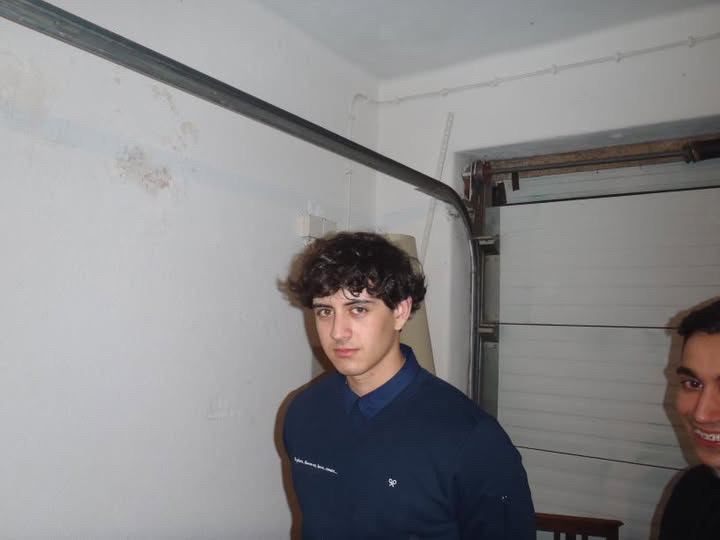
#> input picture imgs/gui1.jpeg, 720 x 540 px, found by its file name
$ python pixalize_pictures.py
#> lines starting #> are read from the running program, lines starting #| are printed output that depends on the picture
#> further down, image is the input picture: shape (540, 720, 3); mean B, G, R 137.3, 135.8, 137
import cv2
import numpy as np

def pixelize_image(image, pixel_size=10, color_tint=(50, 50, 0)):
	# pixalizar a imagem
#> called with pixel_size = 10, color_tint = (50, 50, 0)
	pixelized_image = cv2.resize(
		cv2.resize(image, (image.shape[1] // pixel_size, image.shape[0] // pixel_size)),
		(image.shape[1], image.shape[0]),
		interpolation=cv2.INTER_NEAREST
	)
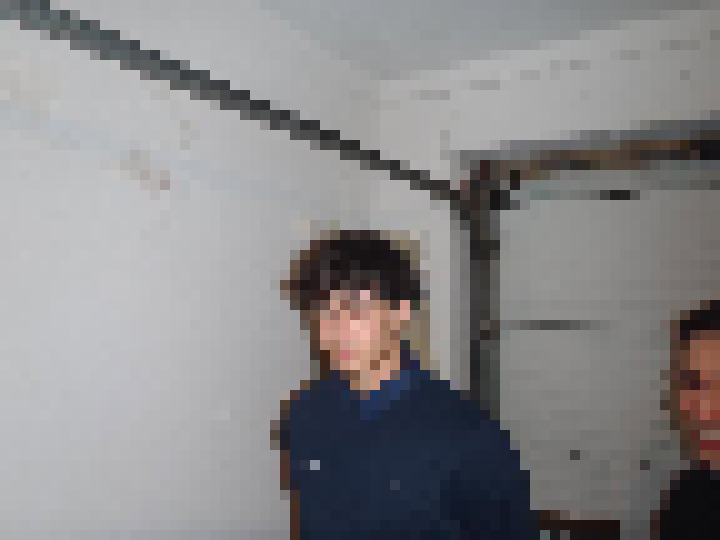
#> pixelized_image: shape (540, 720, 3); mean B, G, R 137.1, 135.7, 136.8

	# mudar a cor
	tinted_image = pixelized_image.astype(np.float32)
	tinted_image[:, :, 0] += color_tint[0]
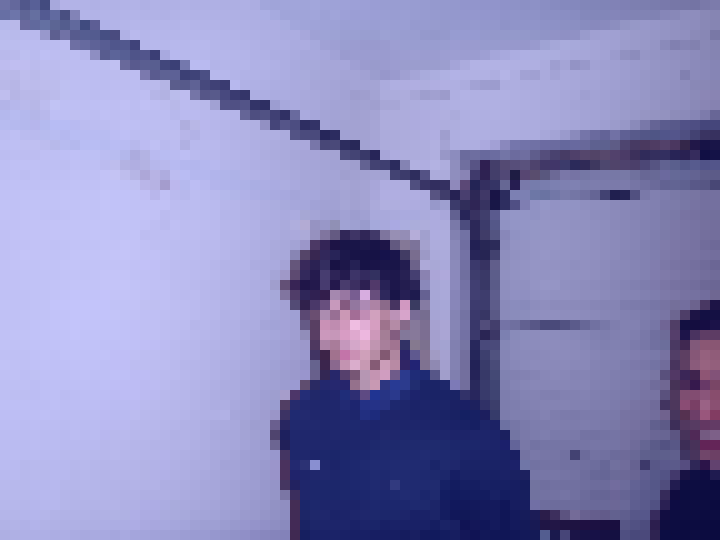
#> tinted_image: shape (540, 720, 3) float32; mean B, G, R 187.1, 135.6, 136.8
	tinted_image[:, :, 1] += color_tint[1]
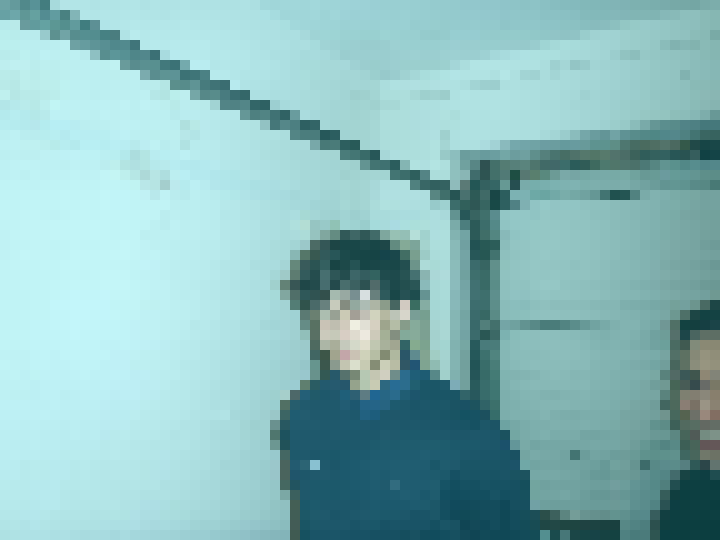
#> tinted_image: shape (540, 720, 3) float32; mean B, G, R 187.1, 185.7, 136.8
	tinted_image[:, :, 2] += color_tint[2]

	# pôr os pixeis num range entre 0 e 255
	tinted_image = np.clip(tinted_image, 0, 255).astype(np.uint8)

	return tinted_image
image = cv2.imread("gui1.jpeg")


pixelized_image = pixelize_image(image)

cv2.imshow("Pixelized Image", pixelized_image)
cv2.waitKey(0)
cv2.destroyAllWindows()

$ run again, with imgs/3CCD20CA-640D-49D7-A7BD-9F3404A70800.jpeg copied over imgs/gui1.jpeg
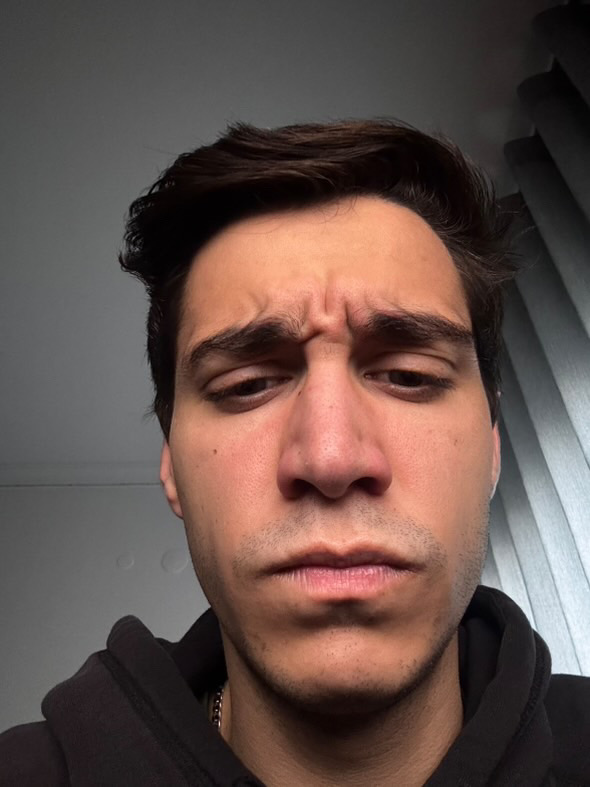
#> input picture imgs/3CCD20CA-640D-49D7-A7BD-9F3404A70800.jpeg, 590 x 787 px, found by its file name
#> image is the input picture: shape (787, 590, 3); mean B, G, R 75.2, 80.7, 99.7
#> in pixelize_image, `tinted_image[:, :, 1] += color_tint[1]`:
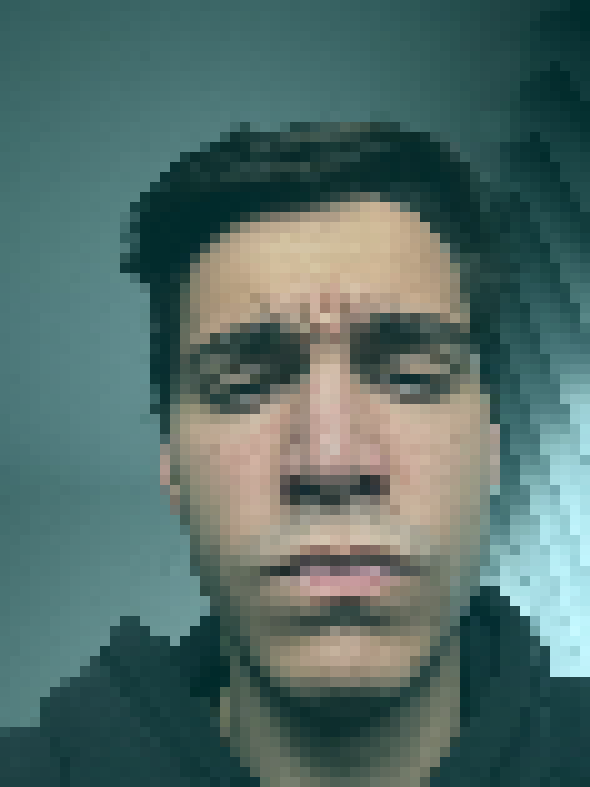
#> tinted_image: shape (787, 590, 3) float32; mean B, G, R 125.4, 130.9, 99.9; drawn with min black and max white
#> in pixelize_image, `tinted_image = np.clip(tinted_image, 0, 255).astype(np.uint8)`:
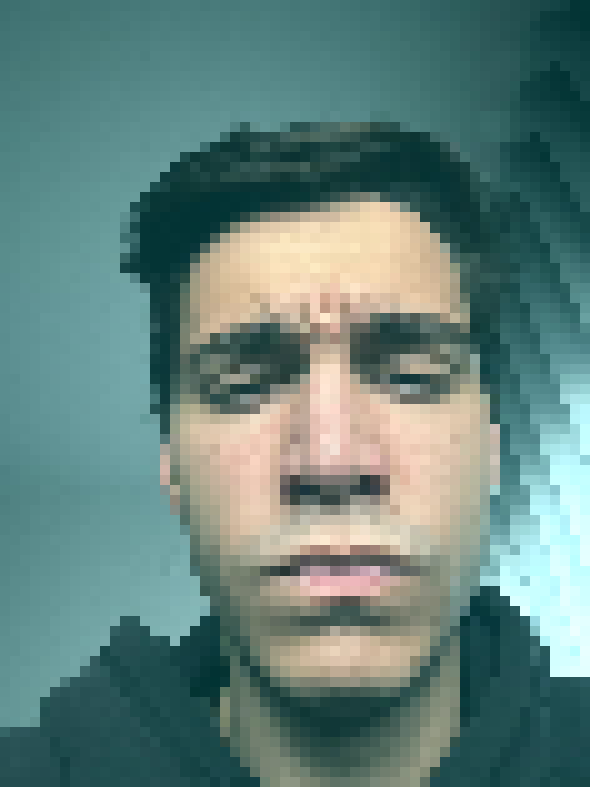
#> tinted_image: shape (787, 590, 3); mean B, G, R 124.8, 130.5, 99.9

$ run again, with imgs/70A72304-44AA-4790-90E4-C7CB0CDC881A.jpeg copied over imgs/gui1.jpeg
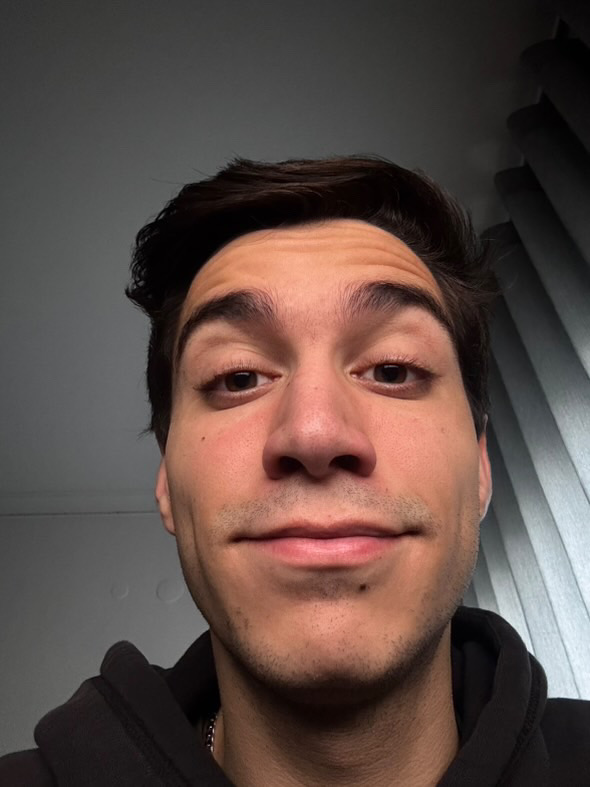
#> input picture imgs/70A72304-44AA-4790-90E4-C7CB0CDC881A.jpeg, 590 x 787 px, found by its file name
#> image is the input picture: shape (787, 590, 3); mean B, G, R 70.2, 75.6, 92.9
#> in pixelize_image, `tinted_image[:, :, 1] += color_tint[1]`:
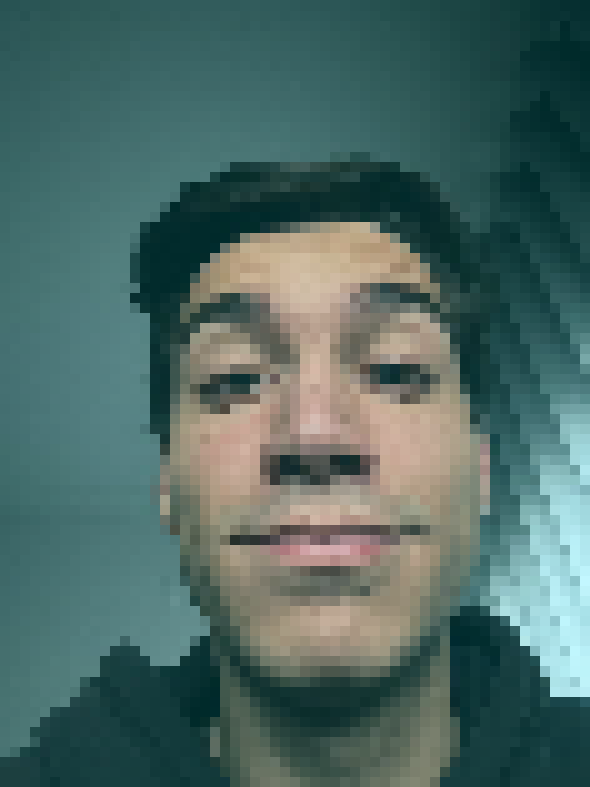
#> tinted_image: shape (787, 590, 3) float32; mean B, G, R 120, 125.4, 92.7; drawn with min black and max white
#> in pixelize_image, `tinted_image = np.clip(tinted_image, 0, 255).astype(np.uint8)`:
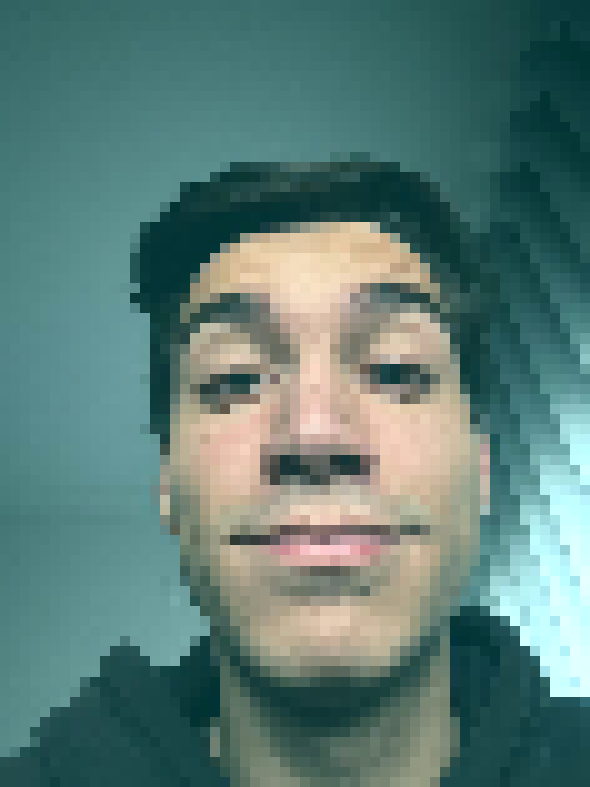
#> tinted_image: shape (787, 590, 3); mean B, G, R 119.6, 125.1, 92.7

$ run again, with imgs/7BCE1783-5598-44F9-A7CE-410799022B81.jpeg copied over imgs/gui1.jpeg
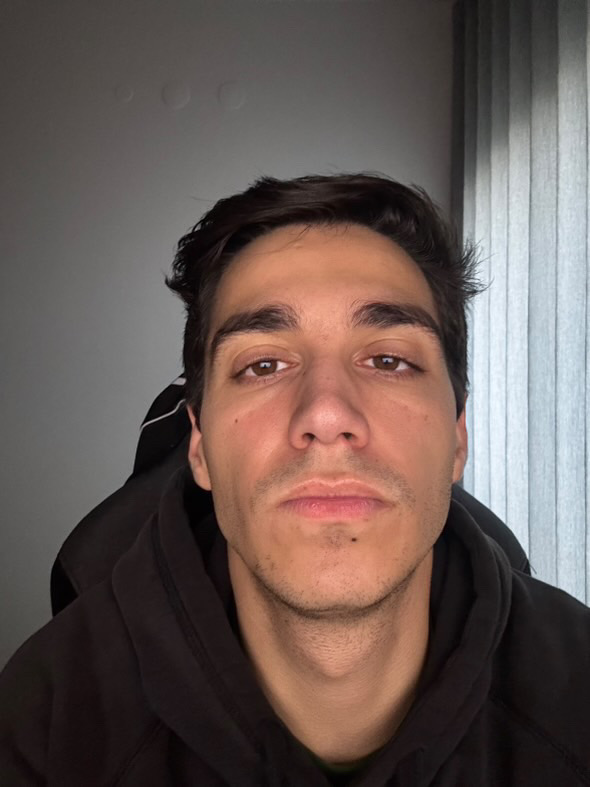
#> input picture imgs/7BCE1783-5598-44F9-A7CE-410799022B81.jpeg, 590 x 787 px, found by its file name
#> image is the input picture: shape (787, 590, 3); mean B, G, R 83.8, 88.3, 103.1
#> in pixelize_image, `tinted_image[:, :, 1] += color_tint[1]`:
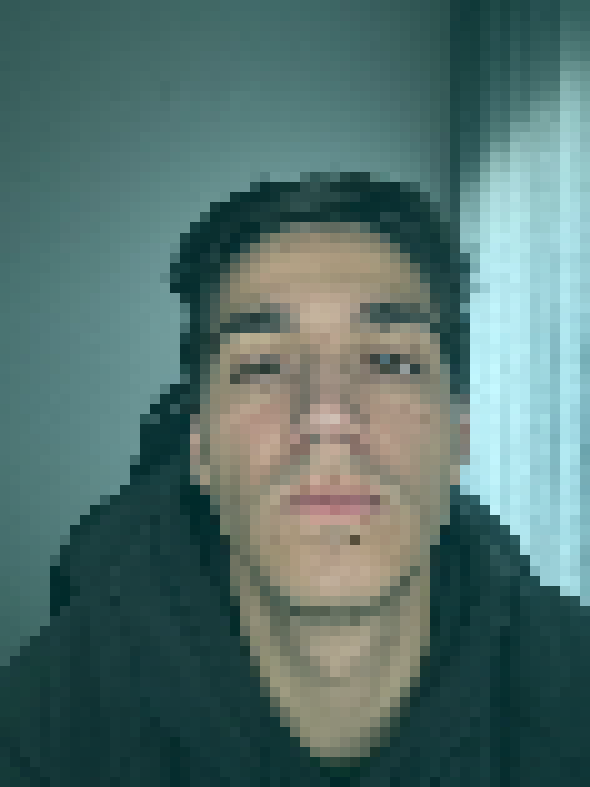
#> tinted_image: shape (787, 590, 3) float32; mean B, G, R 133.5, 138.1, 102.9; drawn with min black and max white
#> in pixelize_image, `tinted_image = np.clip(tinted_image, 0, 255).astype(np.uint8)`:
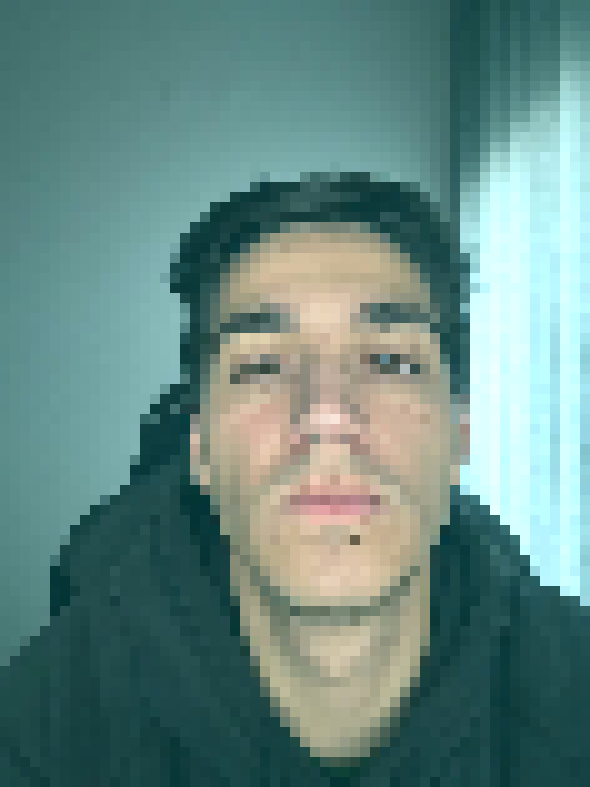
#> tinted_image: shape (787, 590, 3); mean B, G, R 131.8, 136.9, 102.9
